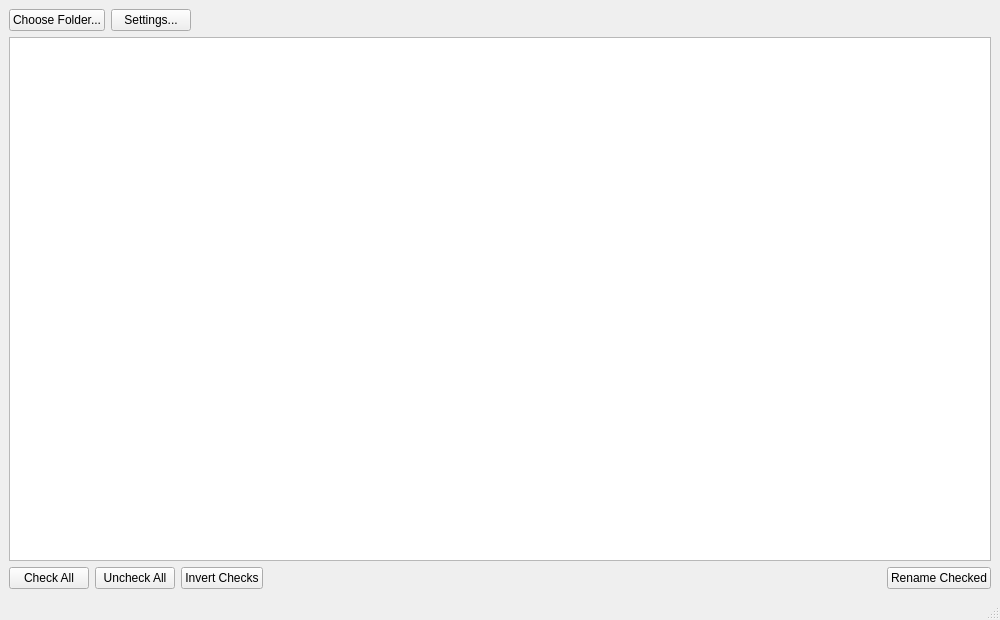
<?xml version="1.0" encoding="UTF-8"?>
<ui version="4.0">
 <class>MainWindow</class>
 <widget class="QMainWindow" name="MainWindow">
  <property name="geometry">
   <rect>
    <x>0</x>
    <y>0</y>
    <width>1000</width>
    <height>620</height>
   </rect>
  </property>
  <property name="windowTitle">
   <string>Book Title Case</string>
  </property>
  <widget class="QWidget" name="theCentral">
   <layout class="QVBoxLayout" name="theMainLayout">
    <item>
     <layout class="QHBoxLayout" name="theTopBar">
      <item>
       <widget class="QPushButton" name="theChooseFolderButton">
        <property name="text">
         <string>Choose Folder...</string>
        </property>
       </widget>
      </item>
      <item>
       <widget class="QPushButton" name="theSettingsButton">
        <property name="text">
         <string>Settings...</string>
        </property>
       </widget>
      </item>
      <item>
       <spacer name="theTopSpacer">
        <property name="orientation">
         <enum>Qt::Horizontal</enum>
        </property>
        <property name="sizeHint" stdset="0">
         <size>
          <width>40</width>
          <height>20</height>
         </size>
        </property>
       </spacer>
      </item>
     </layout>
    </item>
    <item>
     <widget class="QTableWidget" name="theTable">
      <property name="alternatingRowColors">
       <bool>true</bool>
      </property>
      <property name="selectionBehavior">
       <enum>QAbstractItemView::SelectRows</enum>
      </property>
      <property name="editTriggers">
       <set>QAbstractItemView::DoubleClicked|QAbstractItemView::EditKeyPressed</set>
      </property>
     </widget>
    </item>
    <item>
     <layout class="QHBoxLayout" name="theBottomBar">
      <item>
       <widget class="QPushButton" name="theCheckAllButton">
        <property name="text">
         <string>Check All</string>
        </property>
       </widget>
      </item>
      <item>
       <widget class="QPushButton" name="theUncheckAllButton">
        <property name="text">
         <string>Uncheck All</string>
        </property>
       </widget>
      </item>
      <item>
       <widget class="QPushButton" name="theInvertButton">
        <property name="text">
         <string>Invert Checks</string>
        </property>
       </widget>
      </item>
      <item>
       <spacer name="theBottomSpacer">
        <property name="orientation">
         <enum>Qt::Horizontal</enum>
        </property>
        <property name="sizeHint" stdset="0">
         <size>
          <width>40</width>
          <height>20</height>
         </size>
        </property>
       </spacer>
      </item>
      <item>
       <widget class="QPushButton" name="theRenameButton">
        <property name="text">
         <string>Rename Checked</string>
        </property>
       </widget>
      </item>
     </layout>
    </item>
   </layout>
  </widget>
  <widget class="QStatusBar" name="theStatusBar"/>
 </widget>
 <resources/>
 <connections/>
</ui>
